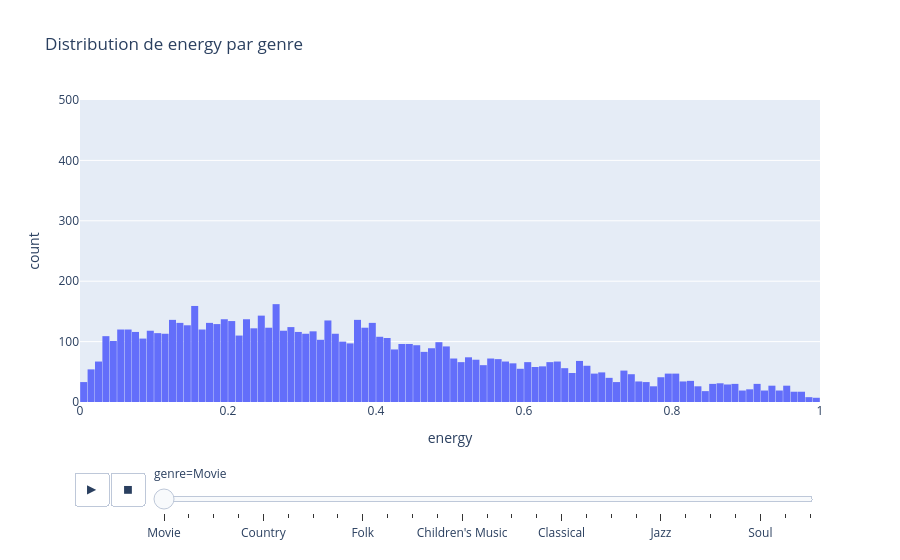

This figure's notebook cell:
### Markdown cell above
## 2.4 Graphique interactif
Avec plotly express, dessinez un **histogramme interactif sur energy**.
- Vous ajouterez une animation basée sur le `genre`.
- Assurez-vous que l'échelle verticale soit appropriée. Les histogrammes ne doivent pas "déborder" verticalement, quel que soit le `genre`.

### Code cell
# graphique animé en histogramme
fig = px.histogram(df_music, x='energy', animation_frame='genre', nbins=100, range_x=[0, 1], range_y=[0, 500], title="Distribution de energy par genre")
fig.update_layout(bargap=0.05)

### Figure 1 — Plotly figure (JSON) as saved in the notebook; plotly's stock layout.template omitted (floating-point values rounded to 4 significant figures; data arrays with more than 128 entries replaced by an {"elided": "..."} marker saying what was removed)
{"data": [{"bingroup": "x", "hovertemplate": "genre=Movie<br>energy=%{x}<br>count=%{y}<extra></extra>", "legendgroup": "", "marker": {"color": "#636efa", "pattern": {"shape": ""}}, "name": "", "nbinsx": 100, "orientation": "v", "showlegend": false, "type": "histogram", "x": {"elided": "7806 float values"}, "xaxis": "x", "yaxis": "y"}], "layout": {"bargap": 0.05, "barmode": "relative", "legend": {"tracegroupgap": 0}, "sliders": [{"active": 0, "currentvalue": {"prefix": "genre="}, "len": 0.9, "pad": {"b": 10, "t": 60}, "steps": [{"args": [["Movie"], {"frame": {"duration": 0, "redraw": true}, "fromcurrent": true, "mode": "immediate", "transition": {"duration": 0, "easing": "linear"}}], "label": "Movie", "method": "animate"}, {"args": [["R&B"], {"frame": {"duration": 0, "redraw": true}, "fromcurrent": true, "mode": "immediate", "transition": {"duration": 0, "easing": "linear"}}], "label": "R&B", "method": "animate"}, {"args": [["A Capella"], {"frame": {"duration": 0, "redraw": true}, "fromcurrent": true, "mode": "immediate", "transition": {"duration": 0, "easing": "linear"}}], "label": "A Capella", "method": "animate"}, {"args": [["Alternative"], {"frame": {"duration": 0, "redraw": true}, "fromcurrent": true, "mode": "immediate", "transition": {"duration": 0, "easing": "linear"}}], "label": "Alternative", "method": "animate"}, {"args": [["Country"], {"frame": {"duration": 0, "redraw": true}, "fromcurrent": true, "mode": "immediate", "transition": {"duration": 0, "easing": "linear"}}], "label": "Country", "method": "animate"}, {"args": [["Dance"], {"frame": {"duration": 0, "redraw": true}, "fromcurrent": true, "mode": "immediate", "transition": {"duration": 0, "easing": "linear"}}], "label": "Dance", "method": "animate"}, {"args": [["Electronic"], {"frame": {"duration": 0, "redraw": true}, "fromcurrent": true, "mode": "immediate", "transition": {"duration": 0, "easing": "linear"}}], "label": "Electronic", "method": "animate"}, {"args": [["Anime"], {"frame": {"duration": 0, "redraw": true}, "fromcurrent": true, "mode": "immediate", "transition": {"duration": 0, "easing": "linear"}}], "label": "Anime", "method": "animate"}, {"args": [["Folk"], {"frame": {"duration": 0, "redraw": true}, "fromcurrent": true, "mode": "immediate", "transition": {"duration": 0, "easing": "linear"}}], "label": "Folk", "method": "animate"}, {"args": [["Blues"], {"frame": {"duration": 0, "redraw": true}, "fromcurrent": true, "mode": "immediate", "transition": {"duration": 0, "easing": "linear"}}], "label": "Blues", "method": "animate"}, {"args": [["Opera"], {"frame": {"duration": 0, "redraw": true}, "fromcurrent": true, "mode": "immediate", "transition": {"duration": 0, "easing": "linear"}}], "label": "Opera", "method": "animate"}, {"args": [["Hip-Hop"], {"frame": {"duration": 0, "redraw": true}, "fromcurrent": true, "mode": "immediate", "transition": {"duration": 0, "easing": "linear"}}], "label": "Hip-Hop", "method": "animate"}, {"args": [["Children's Music"], {"frame": {"duration": 0, "redraw": true}, "fromcurrent": true, "mode": "immediate", "transition": {"duration": 0, "easing": "linear"}}], "label": "Children's Music", "method": "animate"}, {"args": [["Children’s Music"], {"frame": {"duration": 0, "redraw": true}, "fromcurrent": true, "mode": "immediate", "transition": {"duration": 0, "easing": "linear"}}], "label": "Children’s Music", "method": "animate"}, {"args": [["Rap"], {"frame": {"duration": 0, "redraw": true}, "fromcurrent": true, "mode": "immediate", "transition": {"duration": 0, "easing": "linear"}}], "label": "Rap", "method": "animate"}, {"args": [["Indie"], {"frame": {"duration": 0, "redraw": true}, "fromcurrent": true, "mode": "immediate", "transition": {"duration": 0, "easing": "linear"}}], "label": "Indie", "method": "animate"}, {"args": [["Classical"], {"frame": {"duration": 0, "redraw": true}, "fromcurrent": true, "mode": "immediate", "transition": {"duration": 0, "easing": "linear"}}], "label": "Classical", "method": "animate"}, {"args": [["Pop"], {"frame": {"duration": 0, "redraw": true}, "fromcurrent": true, "mode": "immediate", "transition": {"duration": 0, "easing": "linear"}}], "label": "Pop", "method": "animate"}, {"args": [["Reggae"], {"frame": {"duration": 0, "redraw": true}, "fromcurrent": true, "mode": "immediate", "transition": {"duration": 0, "easing": "linear"}}], "label": "Reggae", "method": "animate"}, {"args": [["Reggaeton"], {"frame": {"duration": 0, "redraw": true}, "fromcurrent": true, "mode": "immediate", "transition": {"duration": 0, "easing": "linear"}}], "label": "Reggaeton", "method": "animate"}, {"args": [["Jazz"], {"frame": {"duration": 0, "redraw": true}, "fromcurrent": true, "mode": "immediate", "transition": {"duration": 0, "easing": "linear"}}], "label": "Jazz", "method": "animate"}, {"args": [["Rock"], {"frame": {"duration": 0, "redraw": true}, "fromcurrent": true, "mode": "immediate", "transition": {"duration": 0, "easing": "linear"}}], "label": "Rock", "method": "animate"}, {"args": [["Ska"], {"frame": {"duration": 0, "redraw": true}, "fromcurrent": true, "mode": "immediate", "transition": {"duration": 0, "easing": "linear"}}], "label": "Ska", "method": "animate"}, {"args": [["Comedy"], {"frame": {"duration": 0, "redraw": true}, "fromcurrent": true, "mode": "immediate", "transition": {"duration": 0, "easing": "linear"}}], "label": "Comedy", "method": "animate"}, {"args": [["Soul"], {"frame": {"duration": 0, "redraw": true}, "fromcurrent": true, "mode": "immediate", "transition": {"duration": 0, "easing": "linear"}}], "label": "Soul", "method": "animate"}, {"args": [["Soundtrack"], {"frame": {"duration": 0, "redraw": true}, "fromcurrent": true, "mode": "immediate", "transition": {"duration": 0, "easing": "linear"}}], "label": "Soundtrack", "method": "animate"}, {"args": [["World"], {"frame": {"duration": 0, "redraw": true}, "fromcurrent": true, "mode": "immediate", "transition": {"duration": 0, "easing": "linear"}}], "label": "World", "method": "animate"}], "x": 0.1, "xanchor": "left", "y": 0, "yanchor": "top"}], "title": {"text": "Distribution de energy par genre"}, "updatemenus": [{"buttons": [{"args": [null, {"frame": {"duration": 500, "redraw": true}, "fromcurrent": true, "mode": "immediate", "transition": {"duration": 500, "easing": "linear"}}], "label": "&#9654;", "method": "animate"}, {"args": [[null], {"frame": {"duration": 0, "redraw": true}, "fromcurrent": true, "mode": "immediate", "transition": {"duration": 0, "easing": "linear"}}], "label": "&#9724;", "method": "animate"}], "direction": "left", "pad": {"r": 10, "t": 70}, "showactive": false, "type": "buttons", "x": 0.1, "xanchor": "right", "y": 0, "yanchor": "top"}], "xaxis": {"anchor": "y", "domain": [0, 1], "range": [0, 1], "title": {"text": "energy"}}, "yaxis": {"anchor": "x", "domain": [0, 1], "range": [0, 500], "title": {"text": "count"}}}}
